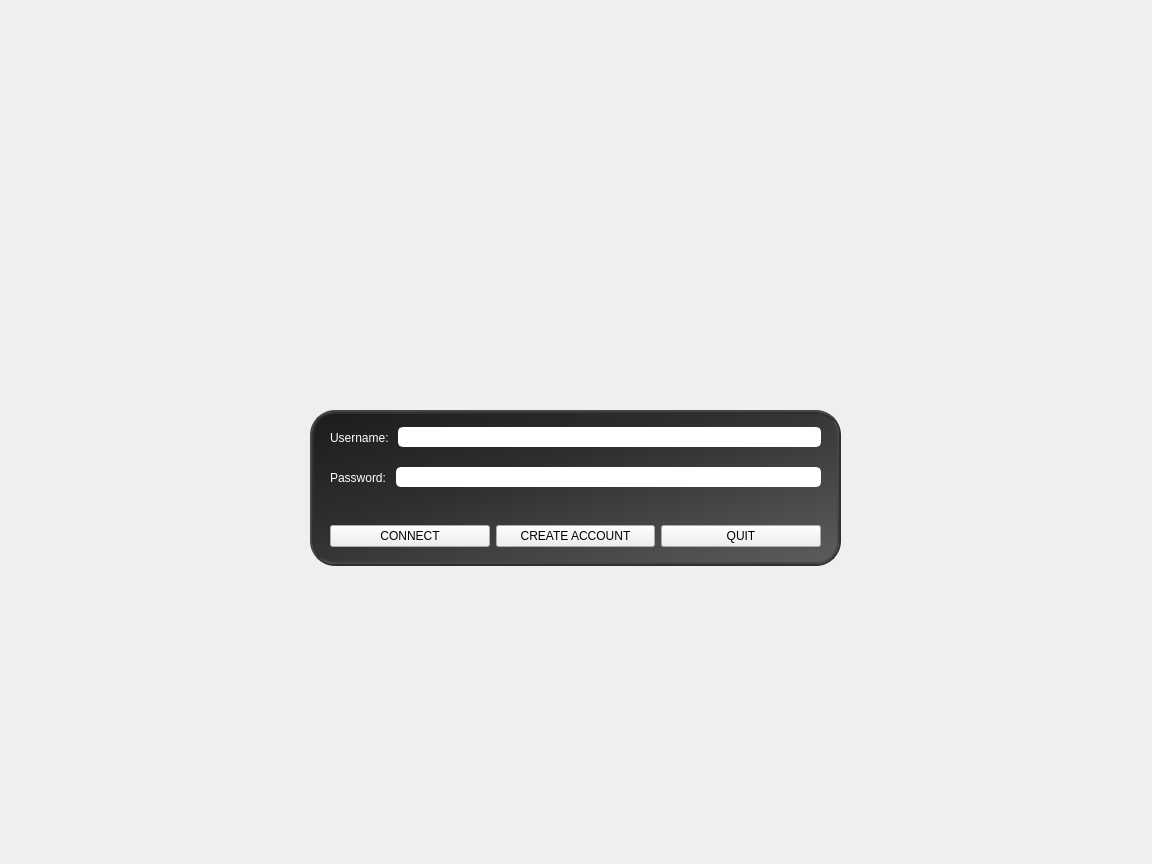
<?xml version="1.0" encoding="UTF-8"?>
<ui version="4.0">
 <class>Login</class>
 <widget class="QWidget" name="Login">
  <property name="geometry">
   <rect>
    <x>0</x>
    <y>0</y>
    <width>1152</width>
    <height>864</height>
   </rect>
  </property>
  <property name="font">
   <font>
    <weight>75</weight>
    <bold>true</bold>
   </font>
  </property>
  <property name="windowTitle">
   <string>Form</string>
  </property>
  <property name="styleSheet">
   <string notr="true">QLineEdit{background: white; border-style:solid;}
QLabel{color:white;}</string>
  </property>
  <widget class="QWidget" name="verticalLayoutWidget">
   <property name="geometry">
    <rect>
     <x>10</x>
     <y>10</y>
     <width>1131</width>
     <height>841</height>
    </rect>
   </property>
   <layout class="QGridLayout" name="gridLayout_2">
    <property name="leftMargin">
     <number>300</number>
    </property>
    <property name="topMargin">
     <number>400</number>
    </property>
    <property name="rightMargin">
     <number>300</number>
    </property>
    <property name="bottomMargin">
     <number>285</number>
    </property>
    <property name="spacing">
     <number>0</number>
    </property>
    <item row="3" column="0">
     <widget class="QFrame" name="frame">
      <property name="styleSheet">
       <string notr="true">#frame {border:4px ridge #2F2F2F; border-radius:25px; background-image:url(&quot;&quot;); background: qlineargradient(x1:0, y1:0, x2:1, y2:1, stop:0 #1C1C1C, stop: 0.4 #2F2F2F, stop:1 #5D5D5D)}

 QLineEdit{border-radius:5px; border:2px solid white}</string>
      </property>
      <property name="frameShape">
       <enum>QFrame::StyledPanel</enum>
      </property>
      <property name="frameShadow">
       <enum>QFrame::Raised</enum>
      </property>
      <widget class="QLabel" name="errorLabel">
       <property name="geometry">
        <rect>
         <x>20</x>
         <y>80</y>
         <width>511</width>
         <height>31</height>
        </rect>
       </property>
       <property name="palette">
        <palette>
         <active>
          <colorrole role="WindowText">
           <brush brushstyle="SolidPattern">
            <color alpha="255">
             <red>255</red>
             <green>0</green>
             <blue>0</blue>
            </color>
           </brush>
          </colorrole>
          <colorrole role="Button">
           <brush brushstyle="SolidPattern">
            <color alpha="255">
             <red>206</red>
             <green>206</green>
             <blue>206</blue>
            </color>
           </brush>
          </colorrole>
          <colorrole role="Light">
           <brush brushstyle="SolidPattern">
            <color alpha="255">
             <red>255</red>
             <green>113</green>
             <blue>113</blue>
            </color>
           </brush>
          </colorrole>
          <colorrole role="Midlight">
           <brush brushstyle="SolidPattern">
            <color alpha="255">
             <red>249</red>
             <green>57</green>
             <blue>57</blue>
            </color>
           </brush>
          </colorrole>
          <colorrole role="Dark">
           <brush brushstyle="SolidPattern">
            <color alpha="255">
             <red>122</red>
             <green>1</green>
             <blue>1</blue>
            </color>
           </brush>
          </colorrole>
          <colorrole role="Mid">
           <brush brushstyle="SolidPattern">
            <color alpha="255">
             <red>163</red>
             <green>1</green>
             <blue>1</blue>
            </color>
           </brush>
          </colorrole>
          <colorrole role="Text">
           <brush brushstyle="SolidPattern">
            <color alpha="255">
             <red>255</red>
             <green>0</green>
             <blue>0</blue>
            </color>
           </brush>
          </colorrole>
          <colorrole role="BrightText">
           <brush brushstyle="SolidPattern">
            <color alpha="255">
             <red>255</red>
             <green>255</green>
             <blue>255</blue>
            </color>
           </brush>
          </colorrole>
          <colorrole role="ButtonText">
           <brush brushstyle="SolidPattern">
            <color alpha="255">
             <red>255</red>
             <green>0</green>
             <blue>0</blue>
            </color>
           </brush>
          </colorrole>
          <colorrole role="Base">
           <brush brushstyle="SolidPattern">
            <color alpha="255">
             <red>206</red>
             <green>206</green>
             <blue>206</blue>
            </color>
           </brush>
          </colorrole>
          <colorrole role="Window">
           <brush brushstyle="SolidPattern">
            <color alpha="255">
             <red>206</red>
             <green>206</green>
             <blue>206</blue>
            </color>
           </brush>
          </colorrole>
          <colorrole role="Shadow">
           <brush brushstyle="SolidPattern">
            <color alpha="255">
             <red>0</red>
             <green>0</green>
             <blue>0</blue>
            </color>
           </brush>
          </colorrole>
          <colorrole role="AlternateBase">
           <brush brushstyle="SolidPattern">
            <color alpha="255">
             <red>249</red>
             <green>128</green>
             <blue>128</blue>
            </color>
           </brush>
          </colorrole>
          <colorrole role="ToolTipBase">
           <brush brushstyle="SolidPattern">
            <color alpha="255">
             <red>255</red>
             <green>255</green>
             <blue>220</blue>
            </color>
           </brush>
          </colorrole>
          <colorrole role="ToolTipText">
           <brush brushstyle="SolidPattern">
            <color alpha="255">
             <red>0</red>
             <green>0</green>
             <blue>0</blue>
            </color>
           </brush>
          </colorrole>
         </active>
         <inactive>
          <colorrole role="WindowText">
           <brush brushstyle="SolidPattern">
            <color alpha="255">
             <red>255</red>
             <green>0</green>
             <blue>0</blue>
            </color>
           </brush>
          </colorrole>
          <colorrole role="Button">
           <brush brushstyle="SolidPattern">
            <color alpha="255">
             <red>206</red>
             <green>206</green>
             <blue>206</blue>
            </color>
           </brush>
          </colorrole>
          <colorrole role="Light">
           <brush brushstyle="SolidPattern">
            <color alpha="255">
             <red>255</red>
             <green>113</green>
             <blue>113</blue>
            </color>
           </brush>
          </colorrole>
          <colorrole role="Midlight">
           <brush brushstyle="SolidPattern">
            <color alpha="255">
             <red>249</red>
             <green>57</green>
             <blue>57</blue>
            </color>
           </brush>
          </colorrole>
          <colorrole role="Dark">
           <brush brushstyle="SolidPattern">
            <color alpha="255">
             <red>122</red>
             <green>1</green>
             <blue>1</blue>
            </color>
           </brush>
          </colorrole>
          <colorrole role="Mid">
           <brush brushstyle="SolidPattern">
            <color alpha="255">
             <red>163</red>
             <green>1</green>
             <blue>1</blue>
            </color>
           </brush>
          </colorrole>
          <colorrole role="Text">
           <brush brushstyle="SolidPattern">
            <color alpha="255">
             <red>255</red>
             <green>0</green>
             <blue>0</blue>
            </color>
           </brush>
          </colorrole>
          <colorrole role="BrightText">
           <brush brushstyle="SolidPattern">
            <color alpha="255">
             <red>255</red>
             <green>255</green>
             <blue>255</blue>
            </color>
           </brush>
          </colorrole>
          <colorrole role="ButtonText">
           <brush brushstyle="SolidPattern">
            <color alpha="255">
             <red>255</red>
             <green>0</green>
             <blue>0</blue>
            </color>
           </brush>
          </colorrole>
          <colorrole role="Base">
           <brush brushstyle="SolidPattern">
            <color alpha="255">
             <red>206</red>
             <green>206</green>
             <blue>206</blue>
            </color>
           </brush>
          </colorrole>
          <colorrole role="Window">
           <brush brushstyle="SolidPattern">
            <color alpha="255">
             <red>206</red>
             <green>206</green>
             <blue>206</blue>
            </color>
           </brush>
          </colorrole>
          <colorrole role="Shadow">
           <brush brushstyle="SolidPattern">
            <color alpha="255">
             <red>0</red>
             <green>0</green>
             <blue>0</blue>
            </color>
           </brush>
          </colorrole>
          <colorrole role="AlternateBase">
           <brush brushstyle="SolidPattern">
            <color alpha="255">
             <red>249</red>
             <green>128</green>
             <blue>128</blue>
            </color>
           </brush>
          </colorrole>
          <colorrole role="ToolTipBase">
           <brush brushstyle="SolidPattern">
            <color alpha="255">
             <red>255</red>
             <green>255</green>
             <blue>220</blue>
            </color>
           </brush>
          </colorrole>
          <colorrole role="ToolTipText">
           <brush brushstyle="SolidPattern">
            <color alpha="255">
             <red>0</red>
             <green>0</green>
             <blue>0</blue>
            </color>
           </brush>
          </colorrole>
         </inactive>
         <disabled>
          <colorrole role="WindowText">
           <brush brushstyle="SolidPattern">
            <color alpha="255">
             <red>255</red>
             <green>0</green>
             <blue>0</blue>
            </color>
           </brush>
          </colorrole>
          <colorrole role="Button">
           <brush brushstyle="SolidPattern">
            <color alpha="255">
             <red>206</red>
             <green>206</green>
             <blue>206</blue>
            </color>
           </brush>
          </colorrole>
          <colorrole role="Light">
           <brush brushstyle="SolidPattern">
            <color alpha="255">
             <red>255</red>
             <green>113</green>
             <blue>113</blue>
            </color>
           </brush>
          </colorrole>
          <colorrole role="Midlight">
           <brush brushstyle="SolidPattern">
            <color alpha="255">
             <red>249</red>
             <green>57</green>
             <blue>57</blue>
            </color>
           </brush>
          </colorrole>
          <colorrole role="Dark">
           <brush brushstyle="SolidPattern">
            <color alpha="255">
             <red>122</red>
             <green>1</green>
             <blue>1</blue>
            </color>
           </brush>
          </colorrole>
          <colorrole role="Mid">
           <brush brushstyle="SolidPattern">
            <color alpha="255">
             <red>163</red>
             <green>1</green>
             <blue>1</blue>
            </color>
           </brush>
          </colorrole>
          <colorrole role="Text">
           <brush brushstyle="SolidPattern">
            <color alpha="255">
             <red>255</red>
             <green>0</green>
             <blue>0</blue>
            </color>
           </brush>
          </colorrole>
          <colorrole role="BrightText">
           <brush brushstyle="SolidPattern">
            <color alpha="255">
             <red>255</red>
             <green>255</green>
             <blue>255</blue>
            </color>
           </brush>
          </colorrole>
          <colorrole role="ButtonText">
           <brush brushstyle="SolidPattern">
            <color alpha="255">
             <red>255</red>
             <green>0</green>
             <blue>0</blue>
            </color>
           </brush>
          </colorrole>
          <colorrole role="Base">
           <brush brushstyle="SolidPattern">
            <color alpha="255">
             <red>206</red>
             <green>206</green>
             <blue>206</blue>
            </color>
           </brush>
          </colorrole>
          <colorrole role="Window">
           <brush brushstyle="SolidPattern">
            <color alpha="255">
             <red>206</red>
             <green>206</green>
             <blue>206</blue>
            </color>
           </brush>
          </colorrole>
          <colorrole role="Shadow">
           <brush brushstyle="SolidPattern">
            <color alpha="255">
             <red>0</red>
             <green>0</green>
             <blue>0</blue>
            </color>
           </brush>
          </colorrole>
          <colorrole role="AlternateBase">
           <brush brushstyle="SolidPattern">
            <color alpha="255">
             <red>244</red>
             <green>2</green>
             <blue>2</blue>
            </color>
           </brush>
          </colorrole>
          <colorrole role="ToolTipBase">
           <brush brushstyle="SolidPattern">
            <color alpha="255">
             <red>255</red>
             <green>255</green>
             <blue>220</blue>
            </color>
           </brush>
          </colorrole>
          <colorrole role="ToolTipText">
           <brush brushstyle="SolidPattern">
            <color alpha="255">
             <red>0</red>
             <green>0</green>
             <blue>0</blue>
            </color>
           </brush>
          </colorrole>
         </disabled>
        </palette>
       </property>
       <property name="styleSheet">
        <string notr="true">QLabel { color : red;}</string>
       </property>
       <property name="text">
        <string/>
       </property>
      </widget>
      <widget class="QWidget" name="horizontalLayoutWidget">
       <property name="geometry">
        <rect>
         <x>20</x>
         <y>110</y>
         <width>491</width>
         <height>33</height>
        </rect>
       </property>
       <layout class="QHBoxLayout" name="horizontalLayout">
        <item>
         <widget class="QPushButton" name="loginButton">
          <property name="text">
           <string>CONNECT</string>
          </property>
         </widget>
        </item>
        <item>
         <widget class="QPushButton" name="createAccountButton">
          <property name="text">
           <string>CREATE ACCOUNT</string>
          </property>
         </widget>
        </item>
        <item>
         <widget class="QPushButton" name="quitButton">
          <property name="text">
           <string>QUIT</string>
          </property>
         </widget>
        </item>
       </layout>
      </widget>
      <widget class="QWidget" name="horizontalLayoutWidget_2">
       <property name="geometry">
        <rect>
         <x>20</x>
         <y>10</y>
         <width>491</width>
         <height>35</height>
        </rect>
       </property>
       <layout class="QHBoxLayout" name="horizontalLayout_2">
        <item>
         <widget class="QLabel" name="usernameLabel">
          <property name="text">
           <string>Username: </string>
          </property>
         </widget>
        </item>
        <item>
         <widget class="QLineEdit" name="usernameLineEdit"/>
        </item>
       </layout>
      </widget>
      <widget class="QWidget" name="horizontalLayoutWidget_3">
       <property name="geometry">
        <rect>
         <x>20</x>
         <y>50</y>
         <width>491</width>
         <height>35</height>
        </rect>
       </property>
       <layout class="QHBoxLayout" name="horizontalLayout_3">
        <item>
         <widget class="QLabel" name="passwordLabel">
          <property name="text">
           <string>Password: </string>
          </property>
         </widget>
        </item>
        <item>
         <widget class="QLineEdit" name="passwordLineEdit">
          <property name="echoMode">
           <enum>QLineEdit::Password</enum>
          </property>
         </widget>
        </item>
       </layout>
      </widget>
     </widget>
    </item>
   </layout>
  </widget>
 </widget>
 <resources/>
 <connections/>
</ui>
